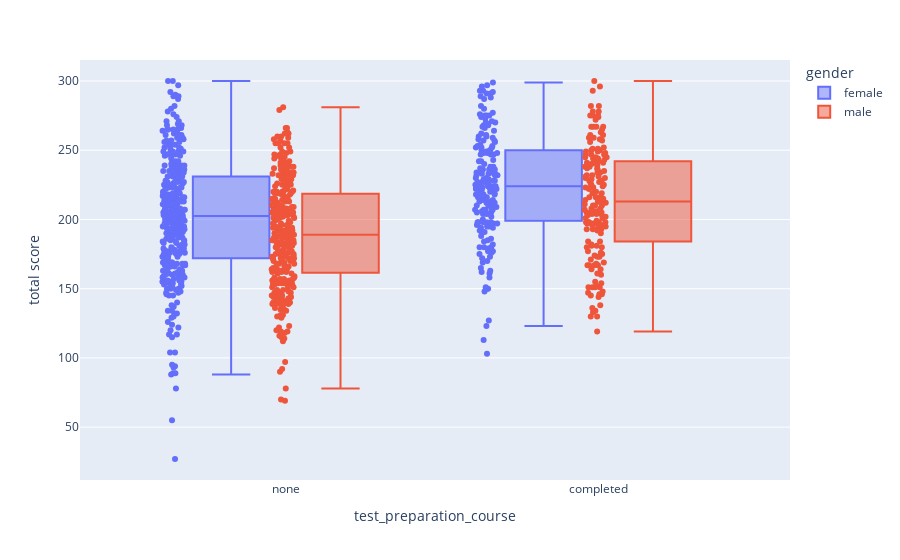

The notebook cell this image was saved under:
### Code cell
fig = px.box(df, x='test_preparation_course', y='total score', color='gender', points="all")
fig.show()

### Figure 1 — Plotly figure (JSON) as saved in the notebook; plotly's stock layout.template omitted (floating-point values rounded to 4 significant figures; data arrays with more than 128 entries replaced by an {"elided": "..."} marker saying what was removed)
{"data": [{"alignmentgroup": "True", "boxpoints": "all", "hovertemplate": "gender=female<br>test_preparation_course=%{x}<br>total score=%{y}<extra></extra>", "legendgroup": "female", "marker": {"color": "#636efa"}, "name": "female", "notched": false, "offsetgroup": "female", "orientation": "v", "showlegend": true, "type": "box", "x": {"elided": "518 str values"}, "x0": " ", "xaxis": "x", "y": {"elided": "518 int values"}, "y0": " ", "yaxis": "y"}, {"alignmentgroup": "True", "boxpoints": "all", "hovertemplate": "gender=male<br>test_preparation_course=%{x}<br>total score=%{y}<extra></extra>", "legendgroup": "male", "marker": {"color": "#EF553B"}, "name": "male", "notched": false, "offsetgroup": "male", "orientation": "v", "showlegend": true, "type": "box", "x": {"elided": "482 str values"}, "x0": " ", "xaxis": "x", "y": {"elided": "482 int values"}, "y0": " ", "yaxis": "y"}], "layout": {"boxmode": "group", "legend": {"title": {"text": "gender"}, "tracegroupgap": 0}, "margin": {"t": 60}, "xaxis": {"anchor": "y", "domain": [0, 1], "title": {"text": "test_preparation_course"}}, "yaxis": {"anchor": "x", "domain": [0, 1], "title": {"text": "total score"}}}}
